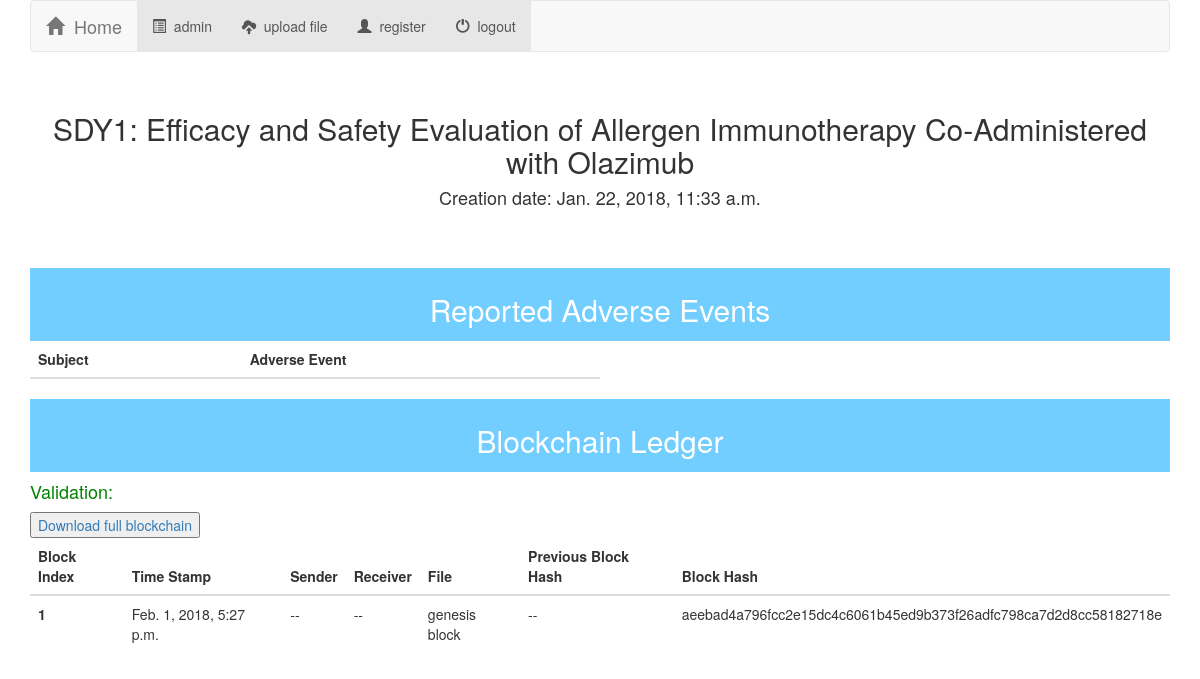
Page /clinicaltrials/2/ (signed in) on the committed database.
### clinicaltrials/models.py (models this page shows, shortened)
class clinicaltrial(models.Model):
	author = models.CharField(max_length = 300)
	title = models.CharField(max_length = 300)
	creationDate = models.DateTimeField(auto_now_add=True)
	def __str__(self):
		return self.title

class block(models.Model):
	owner = models.ForeignKey(User, on_delete = models.CASCADE, blank=True, null=True)
	index = models.IntegerField(blank=True, null = True)
	fileReference = models.ForeignKey(file, on_delete = models.CASCADE, blank=True, null=True)
	hashString = models.CharField(max_length = 500, blank=True, null = True)
	previousHash = models.CharField(max_length = 500, blank=True, null = True)
	timeStamp = models.DateTimeField(auto_now_add=True)

### clinicaltrials/views.py (the view)
# urls.py: url(r'^(?P<clinicaltrial_id>[0-9]+)/$', views.detail, name = "detail"),
def detail(request, clinicaltrial_id):
    try:
        trial = clinicaltrial.objects.get(pk = clinicaltrial_id)
        allFiles = trial.file_set.all()
        blocks = request.user.block_set.order_by('index')
        adverseEvents = adverseEvent.objects.all() #HARD CODED, RETURN SET BELONGING TO TRIAL
    except:
        raise Http404("trial does not exist")
    return render(request, 'clinicaltrials/detail.html', {'trial': trial, 'allFiles': allFiles,'blocks': blocks, 'adverseEvents': adverseEvents})

### clinicaltrials/templates/clinicaltrials/detail.html (shortened to what this page needs)
{% extends 'clinicaltrials/base.html' %}
{% block body %}
<div id = "trial-title">
	<h2> {{trial}} </h2>
	<h4> Creation date: {{trial.creationDate}}</h4>
</div>
<div class="title"> <h2> Reported Adverse Events</h2> </div>
<table id="adverse-table" class="table table-hover">
    <thead class="blue-grey lighten-4">
    	 <tr>
            <th>Subject</th>
            <th>Adverse Event</th>
        </tr>
    </thead>
</table>
<div class="title"><h2>Blockchain Ledger</h2></div>
<h4 id = "passing">Validation: {{validityMessage}}</h4>
<button> <a href="{% url 'clinicaltrial:downloadMultiple' %}"> Download full blockchain </a> </button>
<table class="table table-hover">
    <thead class="blue-grey lighten-4">
        <tr>
            <th>Block Index</th>
            <th>Time Stamp</th>
            <th>Sender</th>
            <th>Receiver</th>
            <th>File</th>
            <th>Previous Block Hash</th>
            <th>Block Hash</th>
        </tr>
    </thead>
    <tbody>
    	{% for block in blocks %}
    		{% if block.index == 1 %}
    		<tr>
    			<th scope="row">{{block.index}}</th>
	            <td>{{block.timeStamp}}</td>
	            <td> -- </td>
	            <td> -- </td>
	            <td>genesis block</td>
	            <td> -- </td>
	            <td>{{block.hashString}}</td>
    		</tr>
    		{% endif %}
		{% endfor %}
    </tbody>
</table>
{% endblock %}

### clinicaltrials/templates/clinicaltrials/base.html (shortened to what this page needs)
<!DOCTYPE html>
<html lang="en">
<head>
    {% load staticfiles %}
    <link rel="stylesheet" href="https://maxcdn.bootstrapcdn.com/bootstrap/3.3.7/css/bootstrap.min.css">
    <link rel="stylesheet" type = "text/css" href="{% static 'clinicaltrials/style.css' %}"/>
</head>
<body>
<nav class ="navbar navbar-default">
    <div class="container-fluid">
        <div class="navbar-header>"
            <button type="button" class="navbar-toggle" data-toggle="collapse" data-target="#topNavBar">
            <a class="navbar-brand" href="{% url 'clinicaltrial:index' %}">
                <span class="glyphicon glyphicon-home" aria-hidden="true"></span>&nbsp;
            Home </a>
        </div>
        <div class = "collapse navbar-collapse" id ="topNavBar">
            <ul class="nav navbar-nav">
                <li class="active">
                    <a href="{% url 'clinicaltrial:userhome' %}">
                    <span class="glyphicon glyphicon-list-alt" aria-hidden="true"></span>&nbsp; {{user}}
                    </a>
                </li>
                <li class="active">
                    <a href="{% url 'clinicaltrial:upload' %}">
                    <span class="glyphicon glyphicon-cloud-upload" aria-hidden="true"></span>&nbsp; upload file
                    </a>
                </li>
                <li class="active">
                    <a href="{% url 'clinicaltrial:register' %}">
                    <span class="glyphicon glyphicon-user" aria-hidden="true"></span>&nbsp;
                    register
                    </a>
                </li>
                 <li class="active">
                    <a href="{% url 'clinicaltrial:logout' %}">
                    <span class="glyphicon glyphicon-off" aria-hidden="true"></span>&nbsp; logout
                    </a>
                </li>
            </ul>
    </div>
</nav>
{% block body %}
{% endblock %}
</body>
</html>

### clinicaltrials/static/clinicaltrials/style.css (style rules this page uses)
body { margin-left:30px; margin-right:30px; }
#passing { color:green ; }
.navbar-default { margin-bottom: 0px; }
.title { background: #72ceff; color:white; padding:5px; text-align: center; }
#trial-title { text-align: center; margin-top:60px; margin-bottom:60px; }
#adverse-table { width:50%; }

### rows in the picture
clinicaltrial: title "SDY1: Efficacy and Safety Evaluation of Allergen Immunotherapy Co-Administered with Olazimub", creationDate "Jan. 22, 2018, 11:33 a.m."
block: index "1", timeStamp "Feb. 1, 2018, 5:27 p.m.", hashString "aeebad4a796fcc2e15dc4c6061b45ed9b373f26adfc798ca7d2d8cc58182718e"

### other values in the picture
{{ user }} "admin"
